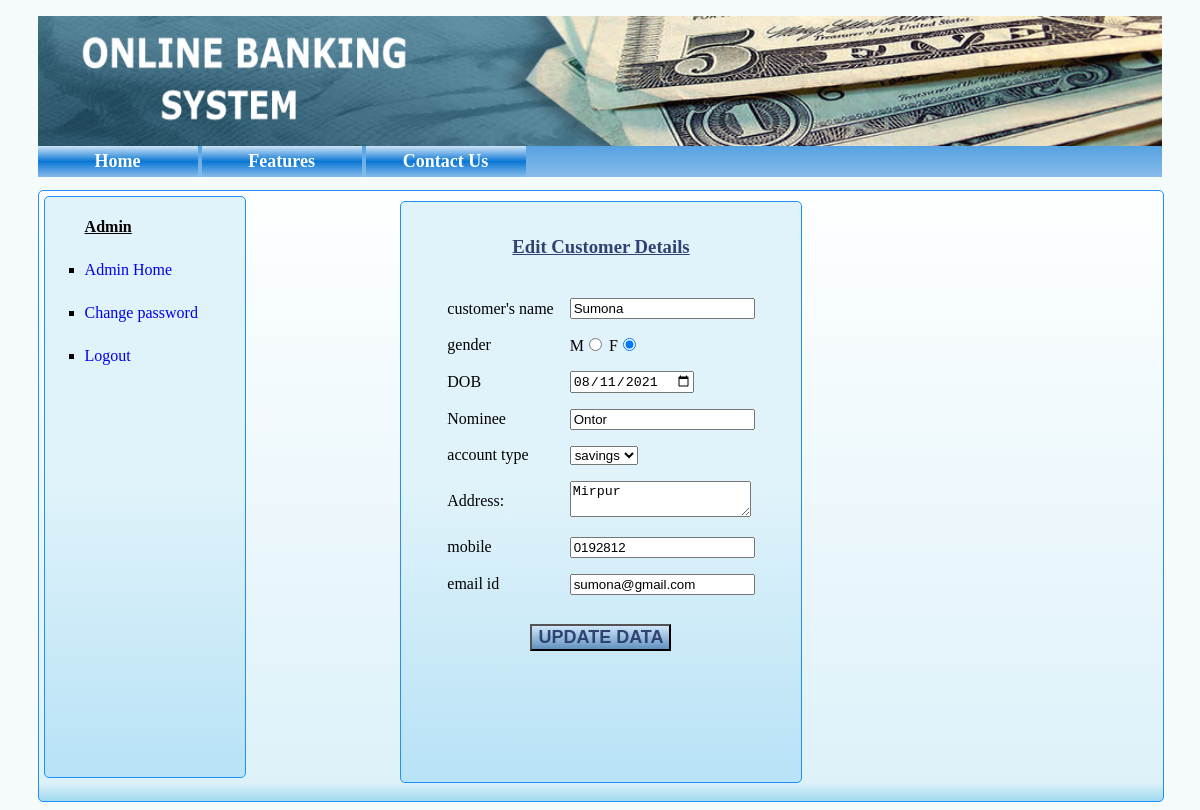
Screenshot of /editcustomer.php?customer_id=42 (signed in) with the database file from the repository.
### tables this page shows
CREATE TABLE `customer` (
  `id` int(5) NOT NULL,
  `name` varchar(255) NOT NULL,
  `gender` char(1) NOT NULL,
  `dob` date NOT NULL,
  `nominee` varchar(255) NOT NULL,
  `account` varchar(255) NOT NULL,
  `address` varchar(255) NOT NULL,
  `mobile` varchar(11) NOT NULL,
  `email` varchar(255) NOT NULL,
  `password` varchar(255) NOT NULL,
  `branch` varchar(255) NOT NULL,
  `ifsc` varchar(255) NOT NULL,
  `lastlogin` datetime NOT NULL,
  `accstatus` varchar(255) NOT NULL
);

### editcustomer.php (the view, shortened to what this page needs)
<?php
include '_inc/dbconn.php';
$id = ($_REQUEST['customer_id']);
$result=$conn->query("SELECT * FROM `customer` WHERE id=$id") or die(mysql_error());
$rws = mysqli_fetch_array($result);
?>
<!DOCTYPE HTML>
<html>
    <head>
        <link rel="stylesheet" type="text/css" href="newcss.css"/>
    </head>
    <?php include 'header.php'; ?>
        <div class='content_addstaff'>
    <?php include 'admin_navbar.php'?>
                <div class='addstaff'>
                <form action="alter_customer.php" method="POST">
            <table align="center">
                 <tr><td colspan='2' align='center' style='color:#2E4372;'><h3><u>Edit Customer Details</u></h3></td></tr>
                <tr>
                    <td>customer's name</td>
                    <td><input type="text" name="edit_name" value="<?php echo $rws[1];?>" required=""/></td>
                </tr>
                <tr>
                    <td>gender</td>
                    <td>
                        M<input type="radio" name="edit_gender" value="M" <?php if($rws[2]=="M") echo "checked";?>/>
                        F<input type="radio" name="edit_gender" value="F" <?php if($rws[2]=="F") echo "checked";?>/>
                    </td>
                </tr>
                <tr>
                    <td>
                        DOB
                    </td>
                    <td>
                        <input type="date" name="edit_dob" value="<?php echo $rws[3];?>"/>
                    </td>
                </tr>
                <tr>
                    <td>Nominee</td>
                    <td><input type="text" name="edit_nominee" value="<?php echo $rws[4];?>" required=""/></td>
                </tr>
                <tr>
                    <td>account type</td>
                    <td>
                        <select name="edit_account">
                            <option <?php if($rws[5]=="savings") echo "selected";?>>savings</option>
                        </select>
                    </td>
                </tr>
                <tr>
                    <td>Address:</td>
                    <td><textarea name="edit_address"><?php echo $rws[6];?></textarea></td>
                </tr>
                    <td>mobile</td>
                    <td><input type="text" name="edit_mobile" value="<?php echo $rws[7];?>" required=""/></td>
                <tr>
                    <td>email id</td>
                    <td><input type="text" name="edit_mobile" value="<?php echo $rws[8];?>" required=""/></td>
                </tr>
                <tr>
                    <td colspan="2" align='center' style='padding-top:20px'><input type="submit" name="alter_customer" value="UPDATE DATA" class='addstaff_button'/></td>
                </tr>
            </table>
        </form>
        </div>
        </div>
    </body>
</html>

### newcss.css (style rules this page uses)
body { background-color:#F9F6F4; background-color:#F5FAFA; font-family:verdana; }
.left_panel p,h3 { padding:6px; }
.right_panel p,h3 { padding:6px; }
.addstaff { height:95%; width:400px; background: linear-gradient(to bottom, rgba(224,243,250,1) 49%,rgba(184,226,246,1) 100%,rgba(182,223,253,1) 100%); border:1px solid dodgerblue; border-radius:5px; margin:5px; margin:auto; margin-top:10px; }
.addstaff td { padding:7px; }
.content_addstaff { height:610px; width:100%; border:1px solid dodgerblue; border-radius:5px; background: linear-gradient(to bottom, rgba(254,255,255,1) 0%,rgba(221,241,249,1) 97%,rgba(160,216,239,1) 100%); }
.addstaff_button { background: linear-gradient(to bottom, rgba(207,231,250,1) 0%,rgba(99,147,193,1) 98%,rgba(99,147,193,1) 100%); font-size:18px; color:#2E4372; font-weight: bold; cursor:pointer; }

### rows the page displays
customer: edit_name "Sumona", gender "☑", edit_dob "08/11/2021", edit_nominee "Ontor", edit_account "savings", edit_address "Mirpur", edit_mobile "0192812", edit_mobile "sumona@gmail.com"
